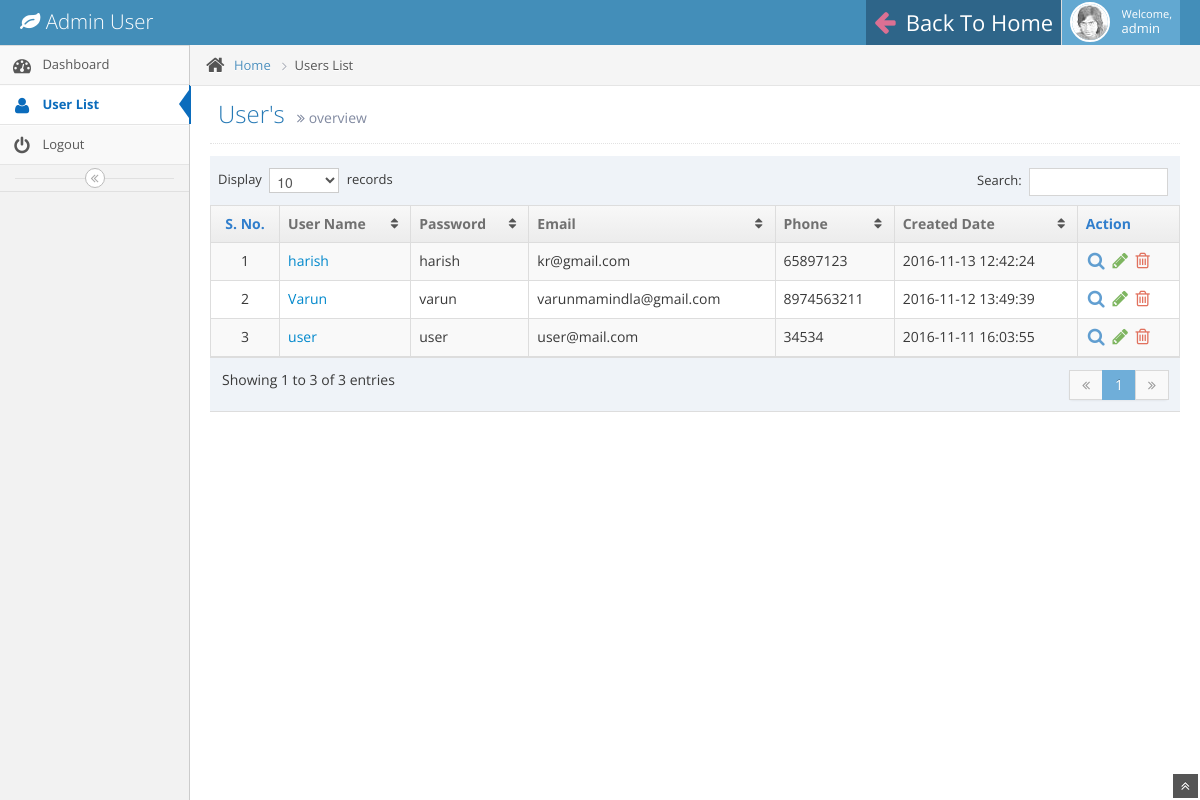
The app's page /admin/user_list.php (signed in) with its own data.
### tables this page shows
CREATE TABLE `users` (
  `id` int(200) NOT NULL AUTO_INCREMENT,
  `username` varchar(200) NOT NULL,
  `password` varchar(200) NOT NULL,
  `email` varchar(200) NOT NULL,
  `phone` varchar(250) NOT NULL,
  `user_level` int(20) NOT NULL DEFAULT '0',
  `created_date` timestamp NOT NULL DEFAULT CURRENT_TIMESTAMP,
  PRIMARY KEY (`id`)
);

### dbconnect.php (called while the page is built, shortened)
<?php
$table_User = 'users';

### admin/user_list.php (the view, shortened to what this page needs)
<?php
include "../dbconnect.php";
$active_menu =basename($_SERVER['SCRIPT_NAME']);
include "header.php";
?>
<div class="main-content">
  <div class="breadcrumbs" id="breadcrumbs">
    <ul class="breadcrumb">
      <li> <i class="icon-home home-icon"></i> <a href="#">Home</a> <span class="divider"> <i class="icon-angle-right arrow-icon"></i> </span> </li>
      <li class="active">Users List</li>
    </ul>
  </div>
  <div class="page-content">
    <div class="page-header position-relative">
      <h1>User's  <small> <i class="icon-double-angle-right"></i> overview  </small> </h1>
    </div>
    <div class="row-fluid">
      <div class="span12">
       <table id="admin_list" class="table table-striped table-bordered table-hover">
          <thead>
            <tr>
              <th class="center"> S. No. </th>
              <th>User Name</th>
              <th>Password</th>
              <th>Email</th>
              <th>Phone</th>
              <th>Created Date</th>
              <th>Action</th>
            </tr>
          </thead>
          <tbody>
            <?php
		  $select_userlist=mysql_query("select * from $table_User where user_level = 0 order by id desc ") or die(mysql_error());
		  $i='1';
		  while($row = mysql_fetch_array($select_userlist)){
			  $user_id=$row['id'];
			  $username=$row['username'];
			  $password=$row['password'];
			  $email=$row['email'];
			  $phone=$row['phone'];
			  $created_date=$row['created_date'];
			  ?>
            <tr>
              <td class="center"><?php echo $i; ?></td>
              <td><a data-toggle="modal" data-target="#view<?php echo $user_id; ?>"  href="#"><?php echo $username; ?></a></td>
              <td><?php echo $password ?></td>
              <td><?php echo $email ?></td>
              <td><?php echo $phone ?></td>
              <td><?php echo $created_date ?></td>
              <td class="td-actions">
              <div class="action-buttons">
              <a data-toggle="modal" data-target="#view<?php echo $user_id; ?>"  href="#" class="blue">
																	<i class="icon-search bigger-130"></i>
																</a>
              <a class="green" data-toggle="modal" data-target="#edit<?php echo $user_id; ?>"  href="#"> <i class="icon-pencil bigger-130"></i> </a>
              <a class="red" data-toggle="modal" data-target="#delete<?php echo $user_id; ?>"  href="#" ><i class="icon-trash bigger-130"></i> </a> </div>
                </td>
            </tr>
            <?php
			  $i++;
			  }
		  ?>
          </tbody>
        </table>
      </div>
    </div>
  </div>
</div>
<?php include"footer.php";?>

### admin/header.php (shortened to what this page needs)
<!DOCTYPE html>
<html lang="en">
	<head>
		<link href="assets/css/bootstrap.min.css" rel="stylesheet" />
		<link href="assets/css/bootstrap-responsive.min.css" rel="stylesheet" />
		<link rel="stylesheet" href="assets/css/font-awesome.min.css" />
		<link rel="stylesheet" href="assets/css/jquery-ui-1.10.3.custom.min.css" />
		<link rel="stylesheet" href="assets/css/chosen.css" />
		<link rel="stylesheet" href="assets/css/datepicker.css" />
		<link rel="stylesheet" href="assets/css/bootstrap-timepicker.css" />
		<link rel="stylesheet" href="assets/css/daterangepicker.css" />
		<link rel="stylesheet" href="assets/css/colorpicker.css" />
		<link rel="stylesheet" href="assets/css/ace.min.css" />
		<link rel="stylesheet" href="assets/css/ace-responsive.min.css" />
		<link rel="stylesheet" href="assets/css/ace-skins.min.css" />
		<link rel="stylesheet" href="assets/css/fullcalendar.css" />
    </head>
	<body>
		<div class="navbar">
			<div class="navbar-inner">
				<div class="container-fluid">
					<a href="" target="_blank" class="brand">
						<small>
							<i class="icon-leaf"></i>
							Admin User
						</small>
					</a>
					<ul class="nav ace-nav pull-right">
                       <li>
                       <a href="../home.php"><h3 style="margin-top: 2px ! important;"><i class="icon-arrow-left" style="font-size: 25px; margin-right: 10px; color: palevioletred;"></i>Back To Home</h3></a>
                       </li>
						<li class="light-blue">
							<a data-toggle="dropdown" href="#" class="dropdown-toggle">
								<img class="nav-user-photo" src="assets/avatars/user.jpg" alt="Admin" />
								<span class="user-info">
									<small>Welcome,</small>
									<?php echo $_SESSION['au_session_login_username']; ?>
								</span>
							</a>
						</li>
					</ul>
				</div>
			</div>
		</div>
		<div class="main-container container-fluid">
			<div class="sidebar" id="sidebar">
				<ul class="nav nav-list">
					<li class="<?php if($active_menu == 'index.php'){ echo 'active'; }?>">
						<a href="index.php">
							<i class="icon-dashboard"></i>
							<span class="menu-text"> Dashboard </span>
						</a>
					</li>
					<?php if(isset($_SESSION['au_session_login_admin']) ){?>
					 <li class="<?php if($active_menu == 'user_list.php' || $active_menu == 'user_add.php' || $active_menu == 'user_edit.php' || $active_menu == 'user_view.php'){ echo 'active'; }?>">
						<a href="user_list.php">
							<i class="icon-user"></i>
							<span class="menu-text"> User List</span>
						</a>
					</li>
                    <?php } ?>
                    <li>
									<a href="logout.php">
										<i class="icon-off"></i>
                                        <span class="menu-text"> Logout </span>
									</a>
								</li>
				</ul>
                <div class="sidebar-collapse" id="sidebar-collapse">
					<i class="icon-double-angle-left"></i>
				</div>
			</div>

### admin/footer.php (shortened to what this page needs)
		</div>
		<a href="#" id="btn-scroll-up" class="btn-scroll-up btn btn-small btn-inverse">
			<i class="icon-double-angle-up icon-only bigger-110"></i>
		</a>
    <link href="assets/lightbox/ekko-lightbox.css" rel="stylesheet">
	</body>
</html>

### records on screen
users: username "harish", password "harish", email "kr@gmail.com", phone "65897123", created_date "2016-11-13 12:42:24"
users: username "Varun", password "varun", email "varunmamindla@gmail.com", phone "8974563211", created_date "2016-11-12 13:49:39"
users: username "user", password "user", email "user@mail.com", phone "34534", created_date "2016-11-11 16:03:55"

### other values on screen
$_SESSION['au_session_login_username'] "admin"
